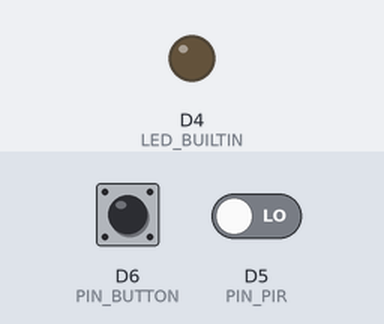
A program run on a simulated ESP8266 (Wemos D1 mini). Parts: output pins drawn as LEDs (lit = HIGH, except the on-board LED, lit = LOW). Dashed ring = blinking. The inputs (shaded band) are chosen by the test bench; at power-on: D5 (PIN_PIR) LOW, D6 (PIN_BUTTON) HIGH. What the program prints to the serial monitor is not drawn.

Above: at 1.2 s.
1.3 s: D5 (PIN_PIR) driven HIGH
At 1.48 s:
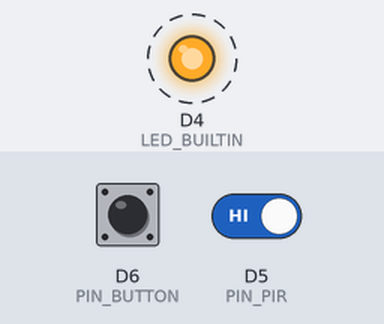
4.3 s: D6 (PIN_BUTTON) pulled LOW for 0.15 s
At 5.5 s:
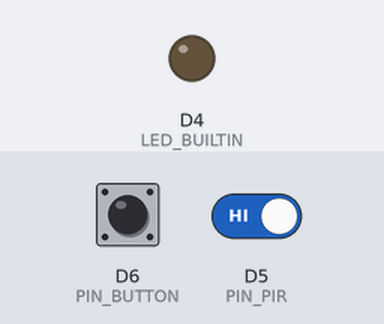
5.9 s: D6 (PIN_BUTTON) pulled LOW for 1 s
At 6.41 s:
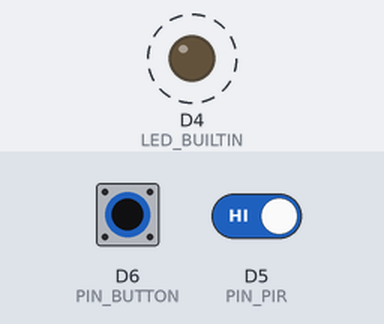
8.9 s: D6 (PIN_BUTTON) pulled LOW for 3.2 s
At 9.03 s:
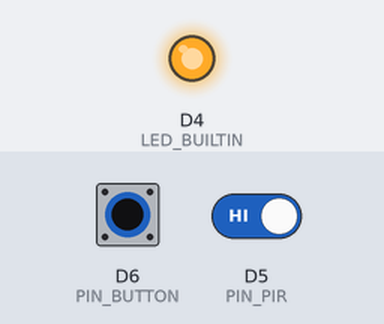
Timing chart, 0 to 11.9 s (numbered marks = the images above; inputs shaded):
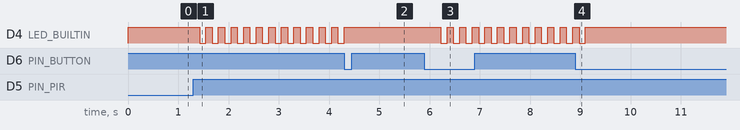

Measured:
- after the input at 1.3 s, D4 (LED_BUILTIN): alternates HIGH for 0.13 s and LOW for 0.13 s, starting after 0.13 s
- after the input at 4.3 s, D4 (LED_BUILTIN): goes on until 4.3 s, then stays HIGH
- after the input at 5.9 s, D4 (LED_BUILTIN): alternates HIGH for 0.13 s and LOW for 0.13 s, starting after 0.33 s
- after the input at 8.9 s, D4 (LED_BUILTIN): goes on until 9.1 s, then stays HIGH

The program:

main.cpp
```cpp
// COMP-10184 – Mohawk College
// Application COMP-10184_AlarmSystem
//
// This program demonstrate the use of alarm system using motion detector sensor and buttons
//
// @author  Frank Kufer
// @id   Student 000805328
//
// I created this work and I have not shared it with anyone else.
//


#include <Arduino.h>
// digital input pin definitions
#define PIN_PIR D5
#define PIN_BUTTON D6
#define DELAY 10000
#define BUTTON_DELAY 200
#define ALARM_DISABLED  0
#define ALARM_ENABLE    1
#define ALARM_COUNTDOWN 2
#define ALARM_ACTIVE    3

int  iAlarmState = ALARM_ENABLE;
int  iCOUNT =0;
int  iButton;
bool bBUTTON_STATE=false;
int  iCLICKED_ONCE =0;
bool bDELAY_SWITCH=true;


// ************************************************************* //functions

//check alarm state
int checkAlarmState(){

    switch (iAlarmState) {
    case 0:
      return ALARM_DISABLED;
      break;
    case 1:
      return ALARM_ENABLE;
      break;
    case 2:
      return ALARM_COUNTDOWN;
      break;
    default:
      return ALARM_ACTIVE;
      break;
    }

}

//check button if pressed
void PressButton(int iButton){
   Serial.println(iButton);
  if(iButton==0 && iCLICKED_ONCE==0){
    iCLICKED_ONCE=1;

    if(checkAlarmState()==ALARM_ENABLE || checkAlarmState()==ALARM_COUNTDOWN){
      digitalWrite(LED_BUILTIN, true);
      delay(BUTTON_DELAY);
      iAlarmState=ALARM_DISABLED;
      iCOUNT=0;
      bBUTTON_STATE=true;

    }
    else if(checkAlarmState()==ALARM_DISABLED){
      delay(BUTTON_DELAY);
      bBUTTON_STATE=false;
      iAlarmState=ALARM_ENABLE;
      iCOUNT=0;
    }

  }
  if(iButton==1 ){
    iCLICKED_ONCE=0;
  }

}


//blink 4 times in a second
void FourBlinks() {
    digitalWrite(LED_BUILTIN, HIGH);   // turn the LED on (HIGH is the voltage level)
    delay(125);                        // wait for a 0.125 second
    digitalWrite(LED_BUILTIN, LOW);    // turn the LED off by making the voltage LOW
    delay(125);                        // wait for a 0.125 second
}

// Stage 1
void StageOne(bool bPIR) {
  if (bPIR) {            // if motion detected
    digitalWrite(LED_BUILTIN, !bPIR); // turn LED ON

    delay(DELAY);
  }

  // send the PIR signal directly to the LED
  // but invert it because true = LED off!

  else {
    digitalWrite(LED_BUILTIN, !bPIR);  // turn LED OFF if we have no motion
  }

}


//************ Stage 2
void StageTwo(bool bPIR) {
  // if motion detected
  if (bPIR) {
    //active the alaram if it is enabled
    if(checkAlarmState()==ALARM_ENABLE) {
      iAlarmState=ALARM_ACTIVE;
    }
  }
  //if the alarm is active blinkthe LED 4 time in second for 10 seconds
  if(checkAlarmState()==ALARM_ACTIVE){
    FourBlinks();
    // count up till 10 seconds then exist the loop
    iCOUNT+=250;
  }

  // once it is 10 seconds switch alarm to enable and icount to 0
  if (iCOUNT==DELAY || checkAlarmState()==ALARM_ENABLE) {
    digitalWrite(LED_BUILTIN, true);  // turn LED OFF if we have no motion
    iAlarmState=ALARM_ENABLE;
    iCOUNT=0;
  }

}


//************ Stage 3
void StageThree(bool bPIR) {

  // if motion detected
  if (bPIR) {
    //if alaram is enabled then activte the alarm
     if(checkAlarmState()==ALARM_ENABLE) {
      iAlarmState=ALARM_ACTIVE;
    }
  }
  // if alarm is active  start 10 seconds count down and true on solid LED
  if(checkAlarmState()==ALARM_ACTIVE){
    delay(DELAY);
    digitalWrite(LED_BUILTIN, false);
  }
  //if alarm is enable which it is on initial trun off the LED
  else if(checkAlarmState()==ALARM_ENABLE){
    digitalWrite(LED_BUILTIN, true);  // turn LED OFF if we have no motion
    iAlarmState=ALARM_ENABLE;
  }
}

//************ Stage 4
void StageFour(bool bPIR, int iButton) {

  //when button is pressed
  if(iButton==0 && iCLICKED_ONCE==0){
    bBUTTON_STATE=true;
    iCLICKED_ONCE=1;
  }
  //when button is not pressed
  if(iButton==1 ){
    iCLICKED_ONCE=0;
  }
  // if motion detected
  if (bPIR) {
    //if alaram is enabled then activted the alarm
      if(checkAlarmState()==ALARM_ENABLE) {
        iAlarmState=ALARM_ACTIVE;
    }
  }
  // if alarm is active start 10 seconds count down then start blinkin the LED
  if(checkAlarmState()==ALARM_ACTIVE){
    if(bDELAY_SWITCH){
      delay(DELAY);
      bDELAY_SWITCH =false;
    }
    FourBlinks();
  }


  // if button state is true or alarm in enabled then turn off the LED
  if(bBUTTON_STATE || checkAlarmState()==ALARM_ENABLE){
    digitalWrite(LED_BUILTIN, true);  // turn LED OFF if we have no motion
    iAlarmState=ALARM_ENABLE;
    bBUTTON_STATE=false;
    bDELAY_SWITCH=true;

  }
}

//************ Stage 5
void StageFive(bool bPIR) {

  iButton = digitalRead(PIN_BUTTON);


  // if motion detected
  if (bPIR) {
    //if alarm is enabled set it to active
    if(checkAlarmState()==ALARM_ENABLE){
       iAlarmState=ALARM_ACTIVE;
    }
  }
  //if alarm is active set it to countdown and start 10 seconds count down
  if(checkAlarmState()==ALARM_ACTIVE){

    iAlarmState=ALARM_COUNTDOWN;
    // start blinking the LED for 10 seconds if a button is pressed turn it off otherwise set the alarm ON
    while(checkAlarmState()==ALARM_COUNTDOWN && iCOUNT < DELAY && !bBUTTON_STATE){
      FourBlinks();
      iCOUNT+=250;
      iButton = digitalRead(PIN_BUTTON);
      PressButton(iButton);

    }
  }
  // when a button is not pressed within 10 seconds
  if(checkAlarmState()==ALARM_COUNTDOWN && iCOUNT == DELAY){
    digitalWrite(LED_BUILTIN, false);  // turn LED OFF if we have no motion
  }
  //if button is pressed turn off teh alram
  else if(checkAlarmState()==ALARM_DISABLED || checkAlarmState()==ALARM_ENABLE){
    //call buttn function to switch the alarm state
     PressButton(iButton);
     digitalWrite(LED_BUILTIN, true);

  }
}


// *************************************************************
void setup() {
  // configure the USB serial monitor
  Serial.begin(115200);

  // configure the LED output
  pinMode(LED_BUILTIN, OUTPUT);

  // PIR sensor is an INPUT
  pinMode(PIN_PIR, INPUT);

  // Button is an INPUT
  pinMode(PIN_BUTTON, INPUT_PULLUP);

}

// *************************************************************
void loop() {
  bool bPIR;
  iButton = digitalRead(PIN_BUTTON);
  // read PIR sensor (true = Motion detected!).  As long as there
  // is motion, this signal will be true.  About 2.5 seconds after
  // motion stops, the PIR signal will become false.
  bPIR = digitalRead(PIN_PIR);


  // StageOne(bPIR);            //stage 1

  // StageTwo(bPIR);             //Stage 2

  // StageThree(bPIR);          //Stage 3

  // StageFour(bPIR, iButton);   //Stage 4

  StageFive(bPIR);              //Stage 5


}
```
